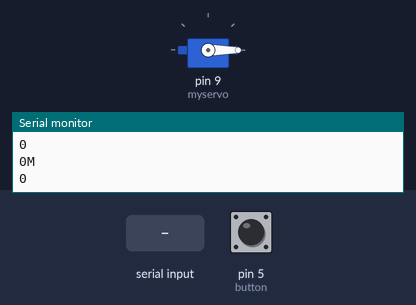
Simulated run of this sketch. Board: Arduino Uno, built with avr-gcc and run on an emulated ATmega328P. Parts: servo, the last lines printed to the serial monitor. The test bench sets the inputs (shaded band); at power-on: pin 5 (button) LOW.

Above: at 1.2 s.
1.3 s: "u\n" received over the second serial link
3.5 s: pin 5 (button) pulled HIGH for 1.05 s
At 4.4 s:
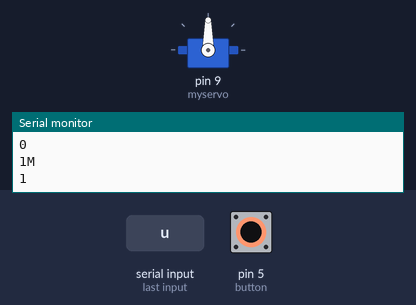
6.5 s: pin 5 (button) pulled HIGH for 3.2 s
At 10.5 s:
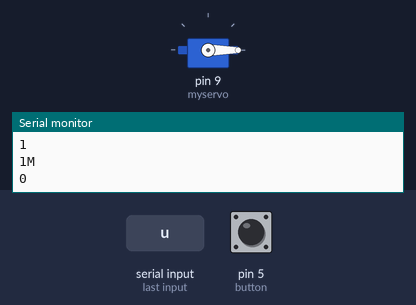
Timing chart, 0 to 12.0 s (numbered marks = the images above; inputs shaded):
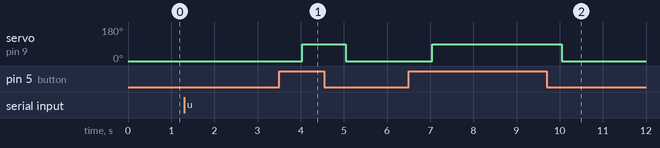

The sketch:

dice_ssd.ino
```cpp
 #include <SoftwareSerial.h>
#include <Wire.h>
#include<Servo.h>

#define MAX_STRING 128
// The maximum received command length from an Android system over the bluetooth

/*
 * Connections Between HC-06 and Arduino ---
 * HC-06    Arduino
 * TX       RX/Pin10
 * RX       TX/Pin11
 */

SoftwareSerial BTSerial(10,11);     // HC06 <-> Arduino RX/TX

byte cmd[MAX_STRING];               // var: Received command from Android
int cmd_len = 0;                    // var: Received command length record
int mode = 0;                       // var: Mode for motor action
int button = 5;
Servo myservo;

void setup(){
    Serial.begin(9600);             // Init: Arduino <-> Computer Baud Rate
    BTSerial.begin(38400);           // Init: HC-06 <-> Arduino Baud Rate

    pinMode(button,INPUT);
    myservo.attach(9);
}

void loop(){
    char str[MAX_STRING];           // var: String to be recieved
    int cmd_tmp_size;               // var: Command size waiting to be read.
    int i;                          // var: Reading loop counter
    int tick = 0;                   // var:
    int pressButton = digitalRead(button);


    while ( tick < MAX_STRING ){
        cmd_tmp_size = BTSerial.available();        // Get the size of commands waiting to be read
        if ( cmd_tmp_size > 0 ){                    // If there are commands waiting
            for ( i=0; i < cmd_tmp_size; i++ ){     // For each command character waiting
                cmd[(cmd_len++)%MAX_STRING] = char(BTSerial.read());
                                                    // Read command character and save it into cmd
            }
        }
        else {
            tick++;
        }
    }

    if (cmd_len){                   // If cmd have content
        sprintf(str,"%s",cmd);      // Convert cmd to string, and print formatted string to str
        //Serial.println(str[0]);     // Print str by Serial
        cmd[0] = '\0';              // Clean cmd
        Serial.print(str[0]);
        Serial.print("\n");
        if(str[0]=='u')  {           // Switch modes
          mode = 1;
          delay(30);}
        else{
          mode = 0;
          delay(30);}
    }
    cmd_len = 0;                    // Reset cmd's length record
    Serial.print(mode);
    Serial.print("M\n");
    Serial.print(pressButton);
    Serial.print("\n");

    if(mode ==1 &&pressButton == 1){                  // Switch mode actions
      myservo.write(90);
      delay(1000);
    }
    else{
      myservo.write(0);
      delay(1000);
    }
}
```

Measured:
- after the input at 3.5 s, servo on pin 9 (myservo): 0° → 90° after 0.54 s, → 0° 1.0 s later
- after the input at 6.5 s, servo on pin 9 (myservo): 0° → 90° after 0.54 s, → 0° 3.0 s later
